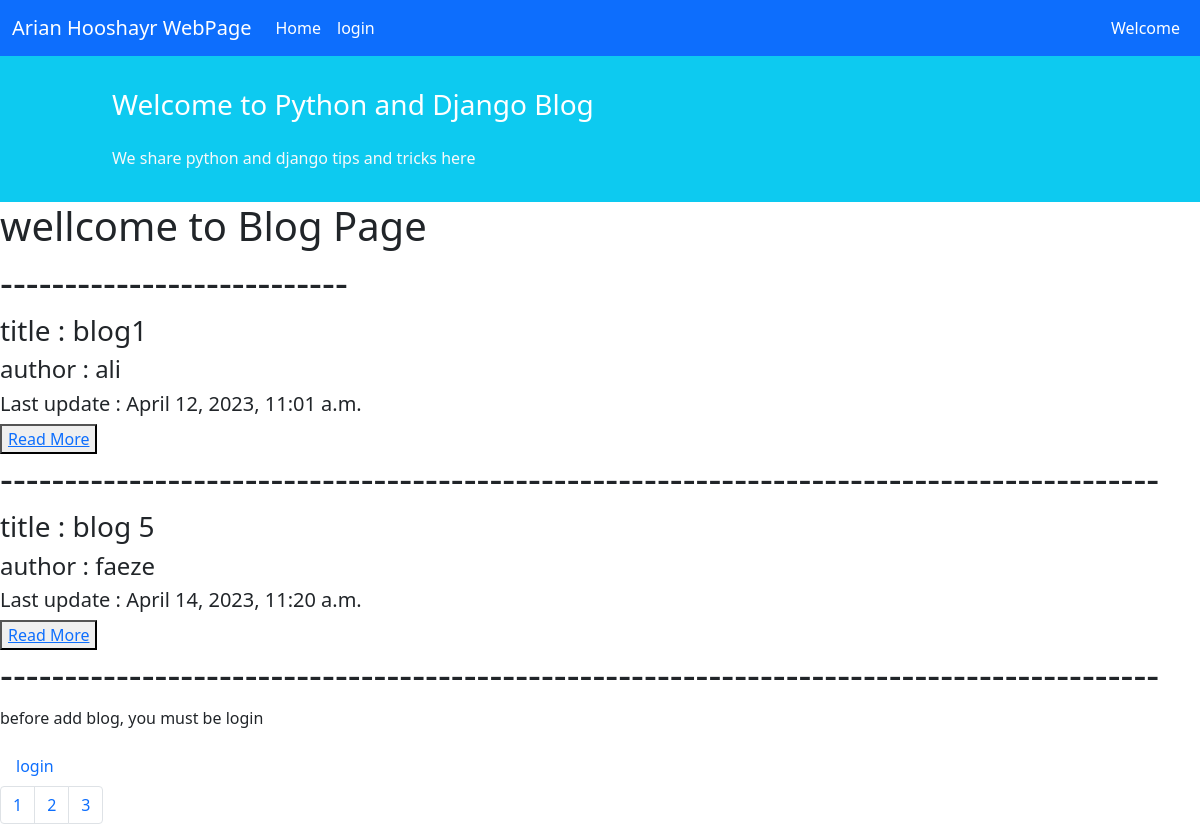
Screenshot of /blog/ with the database file from the repository.
### blogs/models.py (models this page shows, shortened)
class Blog(models.Model):
    title = models.CharField(max_length=150)
    author = models.CharField(max_length=50)
    text = models.TextField()
    create_at = models.DateTimeField(auto_now_add=True)
    update_at = models.DateTimeField(auto_now=True)
    active = models.BooleanField()

### blogs/views.py (the view)
class BlogListView(generic.ListView):
    model = Blog
    template_name = 'blog/blog_list.html'
    paginate_by = 2
    context_object_name = 'blogs'

### templates/blog/blog_list.html (shortened to what this page needs)
{% extends '_base.html' %}
{% block content %}
    <h1>wellcome to Blog Page</h1>
    <h1>---------------------------</h1>
    {% for blog in blogs %}
        <h3>title : {{ blog.title }}</h3>
        <h4>author : {{ blog.author }}</h4>
        <h5>Last update : {{ blog.update_at }}</h5>
        <button class="button" type="submit"><a href="{% url 'Blog_detail_View'  blog.id %}">Read More</a></button>
        <h1>------------------------------------------------------------------------------------------</h1>
    {% endfor %}
    {% if user.is_authenticated %}
        <button class="button" type="submit"><a href="{% url 'Blog_create_View' %}">Create New Blog</a></button>
    {% else %}
        <p>before add blog, you must be login</p>
        <a class="nav-link active" aria-current="page" href="{% url 'login' %}">login</a>
    {% endif %}
    <nav aria-label="Page navigation example">
        <ul class="pagination">
            <li class="page-item"><a class="page-link" href="?page=1">1</a></li>
            <li class="page-item"><a class="page-link" href="?page=2">2</a></li>
            <li class="page-item"><a class="page-link" href="?page=3">3</a></li>
        </ul>
    </nav>
{% endblock %}

### rows the page displays
Blog: title "blog1", author "ali", update_at "April 12, 2023, 11:01 a.m."
Blog: title "blog 5", author "faeze", update_at "April 14, 2023, 11:20 a.m."
